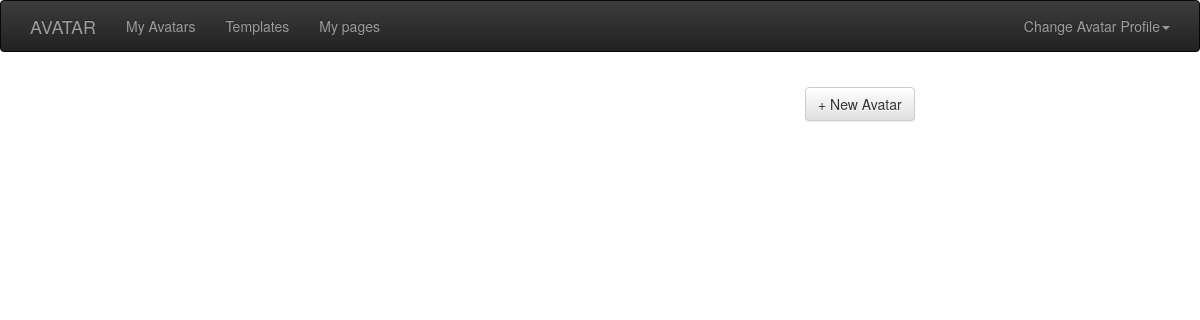
/, run on an earlier commit of the app's database.
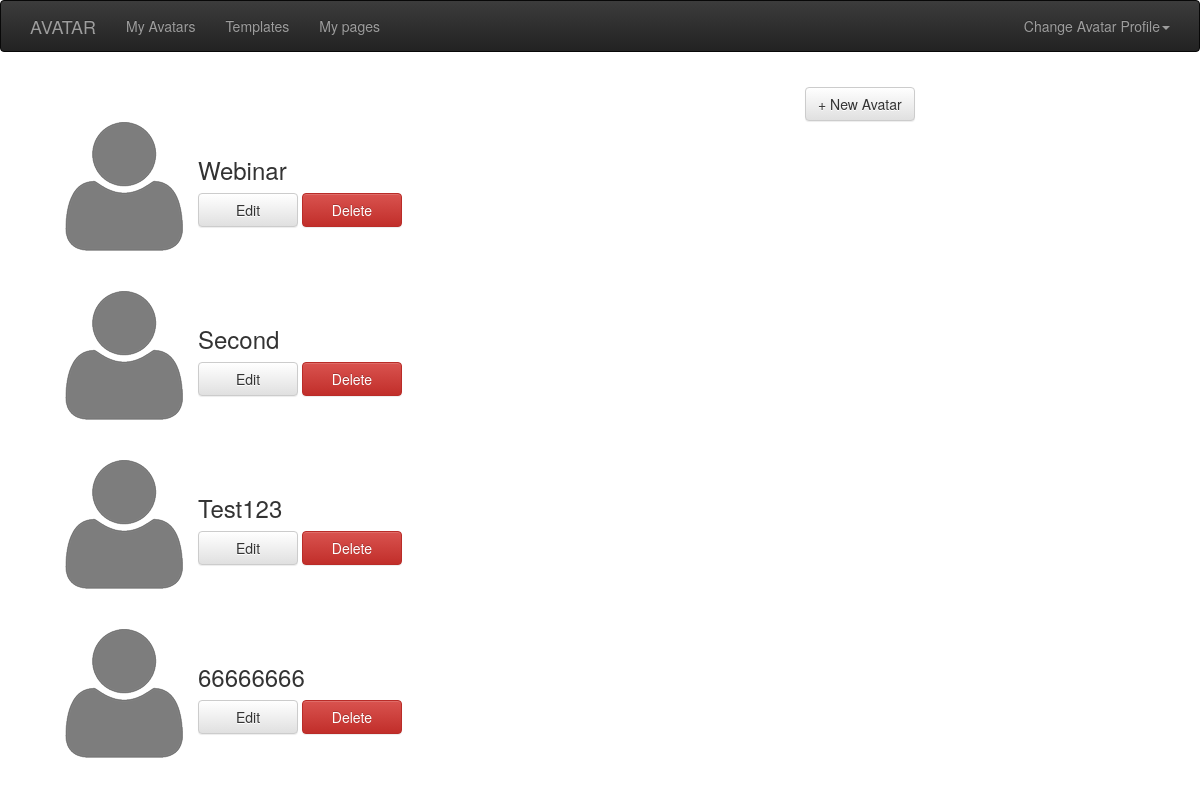
And on a later commit of the database.
### tables this page shows
CREATE TABLE `avatar` (
  `id` int(11) NOT NULL,
  `answer_object` text NOT NULL,
  `created_at` timestamp NULL DEFAULT CURRENT_TIMESTAMP,
  `updated_at` timestamp NULL DEFAULT NULL ON UPDATE CURRENT_TIMESTAMP
);

### application/controllers/Avatar_controller.php (called while the page is built, shortened)
<?php
class Avatar_controller extends CI_Controller
{
    public function __construct()
    {
        $this->load->model('question');
        $this->load->model('avatar');
        $this->load->model('answer');
        $this->load->helper('url_helper');
        $this->load->helper('form');
        $this->load->helper('cookie');
    }
    public function index()
    {
        $avatars = $this->avatar->getAllAvatars();
        $this->load->view('layouts/header', ['title' => 'My Avatars']);
        $this->load->view('layouts/topDropdown', ['avatars' => $avatars]);
        $this->load->view('my-avatars', ['avatars' => $avatars]);
        $this->load->view('layouts/footer');
    }
}

### index.php (called while the page is built, shortened)
<?php
require_once BASEPATH.'core/CodeIgniter.php';

### application/models/Avatar.php (called while the page is built, shortened)
<?php
class Avatar extends CI_Model {
    public function getAllAvatars() {
        $query = $this->db->get('avatar');
        $result = $query->result();
        foreach ($result as $avatar) {
            $avatar->answer_object = $this->answer->getAnswer('avatar', $avatar->id);
        }
        return $result;
    }
}

### application/models/Answer.php (called while the page is built, shortened)
<?php
class Answer extends CI_Model {
    public function getAnswer($entityType, $entityId) {
        $query = $this->db->get_where('answer', ['entity_type' => $entityType, 'entity_id' => $entityId]);
        $result = $query->result();
        if (count($result) > 0) {
            $result = $result[0];
            $result->answer_object = $this->deserializeAnswers($result->answer_object);
            return $result->answer_object;
        }
        return $result;
    }
    private function deserializeAnswers($answersString) {
        return json_decode($answersString, true);
    }
}

### application/views/my-avatars.php (the view, shortened to what this page needs)
<div class="container padding15">
    <div class="col-sm-8 padding15">
        <?php foreach ($avatars as $avatar) {
            $name = $avatar->answer_object[1]; ?>
            <div style="display: flex; padding: 20px;">
                <div class="padding15"
                     style="background-image: url(<?= base_url() ?>img/avatar_small.png); width: 118px; height: 129px;"></div>
                <div class="padding15" style="display: inline;">
                    <div>
                        <h3><?= $name ?></h3>
                    </div>
                    <div>
                        <a class="btn btn-default" href="<?= base_url() ?>index.php/edit-avatar/<?= $avatar->id ?>"
                           type="button" style="width: 100px;">Edit</a>
                        <a class="btn btn-danger" href="<?= base_url() ?>index.php/delete-avatar/<?= $avatar->id ?>"
                           type="button" style="width: 100px;">Delete
                        </a>
                    </div>
                </div>
            </div>
        <?php } ?>
    </div>
    <div class="col-sm-4">
        <a class="btn btn-default" href="<?= base_url() ?>index.php/create-avatar">+ New Avatar</a>
    </div>
</div>

### application/views/layouts/header.php (shortened to what this page needs)
<!DOCTYPE html>
<html lang="en">
<head>
    <link rel="stylesheet" href="<?= base_url() ?>css/bootstrap.min.css">
    <link rel="stylesheet" href="<?= base_url() ?>css/bootstrap-theme.min.css">
    <link rel="stylesheet" href="<?= base_url() ?>css/loading_animation.css">
    <link rel="stylesheet" href="<?= base_url() ?>css/mycss.css">
</head>
<body>

### application/views/layouts/topDropdown.php (shortened to what this page needs)
<nav class="navbar navbar-inverse">
    <div class="container">
        <div class="navbar-header">
            <a class="navbar-brand" href="<?= base_url() ?>">AVATAR</a>
        </div>
        <ul class="nav navbar-nav">
            <li><a href="<?= base_url() ?>index.php/my-avatars">My Avatars</a></li>
            <li><a href="<?= base_url() ?>index.php/choose-template">Templates</a></li>
            <li><a href="<?= base_url() ?>index.php/pages">My pages</a></li>
        </ul>
        <ul class="nav navbar-nav navbar-right">
            <li class="dropdown">
                <a class="dropdown-toggle" data-toggle="dropdown" href="#"><span id="choosedAvatar"></span><span
                        class="caret"></span></a>
            </li>
        </ul>
    </div>
</nav>

### application/views/layouts/footer.php (shortened to what this page needs)
</body>
</html>

### css/mycss.css (style rules this page uses)
.padding15 { padding: 15px; }
.dropdown { position: absolute; }

### application/views/layouts/header.php (style rules this page uses)
body { min-width: 600px; }

What changed in the data, as far as the page shows it:
added avatar: name "Webinar"
added avatar: name "Second"
added avatar: name "Test123"
added avatar: name "66666666"
